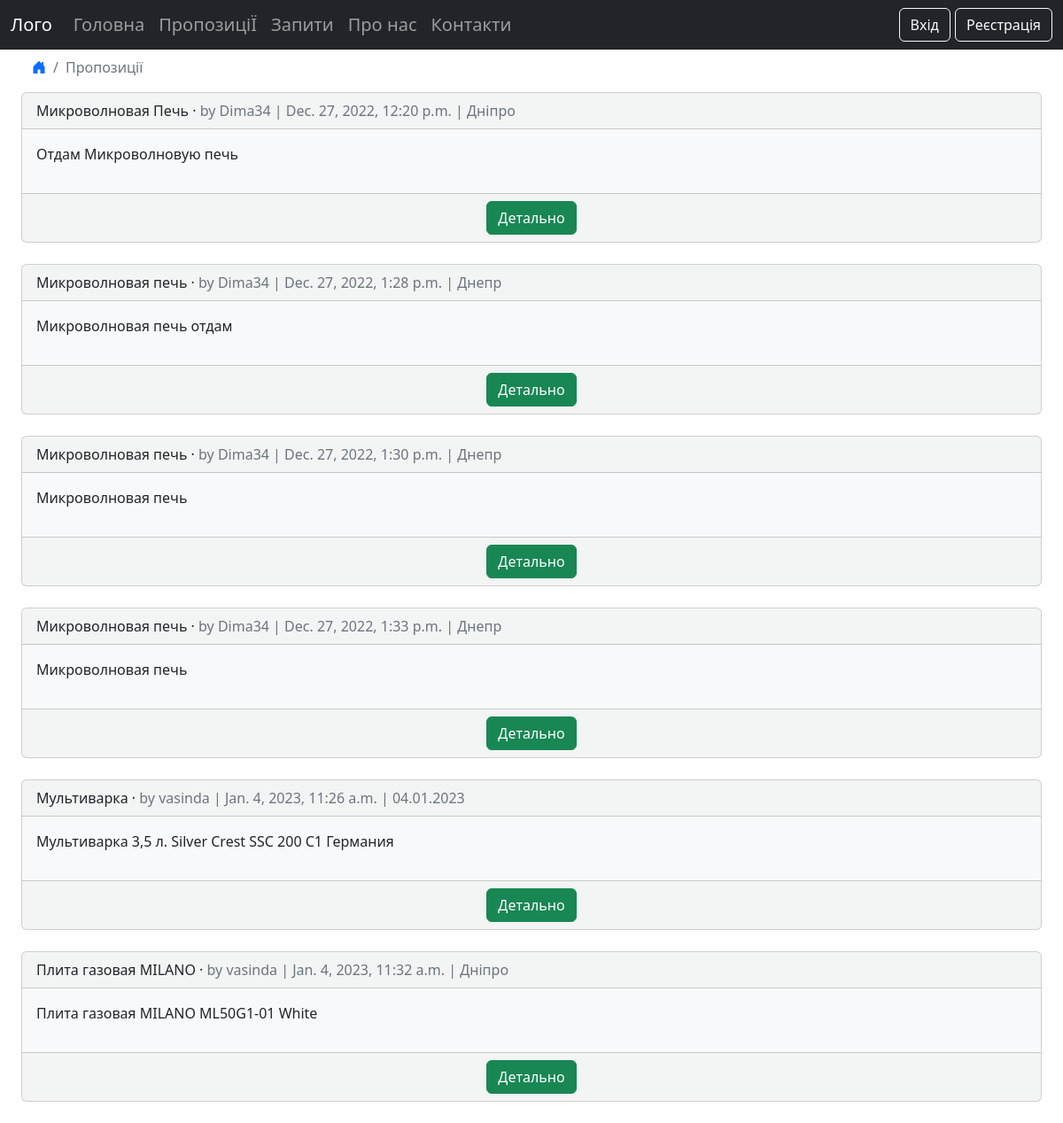
Screenshot of /offers/ with the database file from the repository.
### offers/models.py (models this page shows, shortened)
class Offers(models.Model):
    title = models.CharField(max_length=255)
    body = models.TextField('Опис', max_length=255)
    url_image = models.URLField(blank=True)
    location = models.TextField(blank=True)
    date = models.DateTimeField(auto_now_add=True)
    author = models.ForeignKey(
        'accounts.CustomUser',
        on_delete=models.CASCADE,
    )

### accounts/models.py (models this page shows)
class CustomUser(AbstractUser):
    phone = models.CharField(max_length=15)

### offers/views.py (the view)
# urls.py: path("", OffersListView.as_view(), name="offers_list"),
class OffersListView(ListView):
    model = Offers
    template_name = "offers_list.html"

### templates/offers_list.html (shortened to what this page needs)
{% extends "base.html" %}
{% load crispy_forms_tags %}
{% block content %}
<ul class="breadcrumb ms-4">
    <li class="breadcrumb-item"><a href="{% url 'home' %}"><i class="bi bi-house-door-fill"></i></a></li>
    <li class="breadcrumb-item active">Пропозиції</li>
</ul>
{% for offers in offers_list %}
<div class="container-fluid">
    <div class="card card-list bg-light bg-opacity-50">
        <div class="card-header">
            <span class="font-weight-bold">{{ offers.title }}</span> &middot;
            <span class="text-muted">by {{ offers.author }} |
                {{ offers.date }} | {{ offers.location }}</span>
        </div>
        <div class="card-body bg-light post-entry">
            <p>{{ offers.body }}</p>
        </div>
        <div class="card-footer text-center text-muted">
            <a class = "btn btn-success" href="{% url 'offers_detail' offers.pk %}">Детально</a>
        </div>
    </div>
</div>
{% endfor %}
{% endblock content %}

### rows the page displays
Offers: title "Микроволновая Печь", author "Dima34", date "Dec. 27, 2022, 12:20 p.m.", location "Дніпро", body "Отдам Микроволновую печь"
Offers: title "Микроволновая печь", author "Dima34", date "Dec. 27, 2022, 1:28 p.m.", location "Днепр", body "Микроволновая печь отдам"
Offers: title "Микроволновая печь", author "Dima34", date "Dec. 27, 2022, 1:30 p.m.", location "Днепр", body "Микроволновая печь"
Offers: title "Микроволновая печь", author "Dima34", date "Dec. 27, 2022, 1:33 p.m.", location "Днепр", body "Микроволновая печь"
Offers: title "Мультиварка", author "vasinda", date "Jan. 4, 2023, 11:26 a.m.", location "04.01.2023", body "Мультиварка 3,5 л. Silver Crest SSC 200 C1 Германия"
Offers: title "Плита газовая MILANO", author "vasinda", date "Jan. 4, 2023, 11:32 a.m.", location "Дніпро", body "Плита газовая MILANO ML50G1-01 White"
